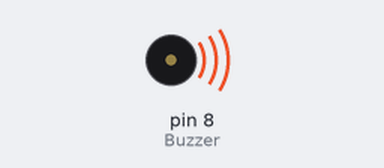
The sketch below on a simulated Arduino Uno, built with avr-gcc and run on an emulated ATmega328P. On the bench: buzzer (waves = sounding, pin HIGH).

Above: at 0.4 s.
Timing chart, 0 to 4.6 s (numbered marks = the images above):
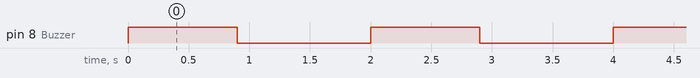

Measured:
- by itself, pin 8 (Buzzer): alternates HIGH for 0.90 s and LOW for 1.1 s

The sketch:

active_buzzer.ino
```cpp
#define delaytime 1000
int Buzzer=8;

void setup() {
  // put your setup code here, to run once:
pinMode(Buzzer,OUTPUT);
}

void loop() {
  // put your main code here, to run repeatedly:

 unsigned char i;

 while(1)
 {
  for(int i=1;i<80;i++){
    digitalWrite(Buzzer,HIGH);
    delay(delaytime-100);
    digitalWrite(Buzzer,LOW);
    delay(delaytime+100);
    }
    for(int i=1;i<100;i++){
    digitalWrite(Buzzer,HIGH);
    delay(delaytime+200);
    digitalWrite(Buzzer,LOW);
    delay(delaytime-200);
    }
  }
}
```
